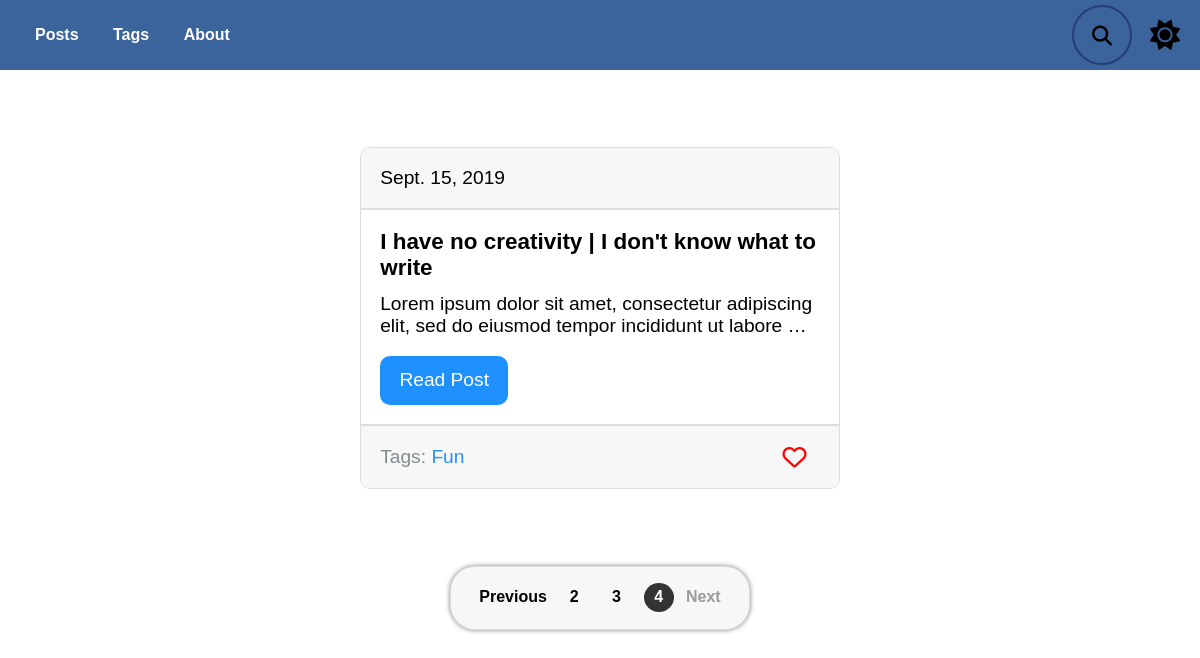
The app's page /blog/?page=4 with its own data.
### blog/models.py (models this page shows, shortened)
class Post(models.Model):#создаём класс Post для работы с бд
    title = models.CharField(max_length = 150, db_index = True)#заголовок
    slug = models.SlugField(max_length = 150, blank = True, unique = True)#ссылка понятая для юзера(должна быть уникальной)
    body = models.TextField(blank = True, db_index = True)#тело текста
    date_pub = models.DateField(auto_now_add = True)#время публикации
    tags = models.ManyToManyField("Tag", blank = True, related_name = "posts")
    def get_absolute_url(self):#имя функции - лучше использовать такое
        return reverse("post_detail_url", kwargs = {"slug": self.slug})
    class Meta:
        ordering = ["-date_pub"]#посты будут сортироваться для пагинатора так: самые новые вверху, старые внизу(-)указываем для этого

class Tag(models.Model):
    title = models.CharField(max_length = 50)
    slug = models.SlugField(max_length = 50, unique = True)
    def get_absolute_url(self):#имя функции - лучше использовать такое
        return reverse("tag_detail_url", kwargs = {"slug": self.slug})
    class Meta:
        ordering = ["title"]#в алф порядке

### blog/views.py (the view)
def postsList(request):
    search_query = request.GET.get("search", "")#по ум = "", а не пустой = инпуту формы с именем как имя первого аргумента
    if search_query:#если поисковой запрос не пустой
        posts = Post.objects.filter(Q(title__icontains=search_query) | Q(body__icontains=search_query))
    else:
        posts = Post.objects.all()#печатаем все посты из бд
    paginator = Paginator(posts, 3)# по 3 поста на стр
    page_number = request.GET.get("page", 1)#1-значение,если не найдена стр
    page = paginator.get_page(page_number)#1 стр#это как на сайтах встречается ?параметр =
    is_paginated = page.has_other_pages()
    if page.has_previous():
        prev_url = f'?page={page.previous_page_number()}'
    else:
        prev_url = ""
    if page.has_next():
        next_url = f'?page={page.next_page_number()}'
    else:
        next_url = ""
    context = {
        "page_object": page,
        "is_paginated": is_paginated,
        "next_url": next_url,
        "prev_url": prev_url
    }
    return render(request, "blog/posts.html", context = context)

### blog/templates/blog/posts.html (shortened to what this page needs)
{% extends "index.html" %}
    {% block content %}
<div class="posts">
    {% if page_object.object_list %}
        {% for post in page_object.object_list %}
        {% include "blog/includes/post_card_template.html" %}
        {% endfor %}
        {% else %}
            <p class="search-wrong">No results :(</p>
    {% endif %}
</div>
    {% endblock %}

### blog/templates/blog/includes/post_card_template.html
<div class="card">
    <div class="card__date">
        {{post.date_pub}}
    </div>
    <div class="card__body">
        <h3 class="card__title">{{post.title}}</h3>
        <p class="card__text">{{post.body|truncatewords:15}}</p>
        <a href="{{ post.get_absolute_url }}" class="post-link">Read Post</a>
    </div>
    <div class="card__footer">
        <div>
            Tags: {% for tag in post.tags.all %}
            <a href="{{tag.get_absolute_url}}" class="tag-link">{{tag.title}}</a>
        </div>
        {% endfor %}
        <button class="like" type="submit">
            <i class="like__icon heart far fa-heart"></i>
        </button>
    </div>
</div>

### static/css/style.css (style rules this page uses)
:root { --color: #000000; --background-color: #fff; --header: #3c649c; --searchBcg:#273c75; --nav-link-effect: #c4c4c4; --submit-btn: #2ecc71; --card: #fff; --card-secondary: #F7F7F7; --card-inner-border: #ddd; --card-outer-border: #ddd; --card-body: #000; --paginationBcg: #F7F7F7; --pagination-border: #ddd; --page-item: #333; --page-link: #000; --disabled: #9b9b9b; --link: #1e90ff; --tag-color: #7f8c8d; --like: #ff0000; --date: #b9b9b9; }
*, *::before, *::after { margin: 0; padding: 0; box-sizing: border-box; }
body { width: 100%; height: 100%; font-family: 'Montserrat', sans-serif; color: var(--color); background-color: var(--background-color); overflow-x: hidden; }
a { transition: 0.2s; text-decoration: none; }
button { cursor: pointer; outline:none; border: none; background: none; }
.posts { display: flex; flex-direction: column; justify-content: center; align-items: center; flex-wrap: wrap; }
.card { display: flex; flex-direction: column; width: 40vw; min-width: 400px; min-height: 200px; margin: 4em 0; background-color: var(--card); font-size: 1.2rem; border: 1px solid var(--card-outer-border); border-radius: 10px; }
.card__body { display: flex; flex-direction: column; justify-content: space-between; align-items: flex-start; flex-grow: 1; }
.card > *:not(:first-child) { padding: 1em; }
.card__date, .card__footer { background-color: var(--card-secondary); }
.card__date { color: var(--card-body); padding: 1em; border-bottom: 2px solid var(--card-inner-border); border-radius: 10px 10px 0 0; }
.card__title { font-weight: 600; margin-bottom: 0.5em; }
.card__text { color: var(--card-body); }
.post-link { color: #fff; display: inline-block; margin-top: 1em; padding: 0.7em 1em; border-radius: 10px; background-color: var(--link); }
.card__footer { color: var(--tag-color); border-top: 2px solid var(--card-inner-border); display: flex; justify-content: space-between; align-items: center; border-radius: 0 0 10px 10px; }
.tag-link { color: var(--link); }
.like { margin-right: 1em; }
.like__icon { font-size: 1.5rem; color: var(--like); transition: 0.25s; }

### records on screen
Post: date_pub "Sept. 15, 2019", title "I have no creativity | I don't know what to write", body "Lorem ipsum dolor sit amet, consectetur adipiscing elit, sed do eiusmod tempor incididunt ut labore …"
Tag: title "Fun"

### other values on screen
{{ n }} "2" "3"
{{ n }} "4"
